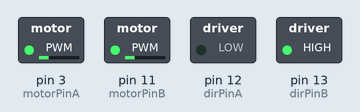
A sketch run on a simulated Arduino Uno, built with avr-gcc and run on an emulated ATmega328P. On the bench: switched loads named in the sketch (green lamp = pin HIGH).

Above: at 0.1 s.
Timing chart, 0 to 1.6 s (numbered marks = the images above):
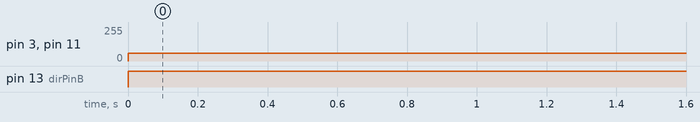

The sketch:

Direction_Pin_Fix-wheel_reversal.ino
```cpp
  const int motorSpeed = 60; //default speed for motors (in range 0-255) //A Speed of <= 50 did not generate enough power to allow consistent turning...60 works.
  const int motorPinA = 3, dirPinA = 12, dirPinB = 13, motorPinB = 11; //assigns motor control pins
  const int frontSensorPinTrigger = 5, frontSensorPinEcho = 4; //assigns front sensor control pins
  const int sideSensorPinTrigger = 7, sideSensorPinEcho = 6; //assigns side sensor control pins
  long rawDistanceFront, distanceFront, rawDistanceSide, distanceSide; //variables for sensor values

void setup() {
  Serial.begin(9600); //sets up serial port
  pinMode(motorPinA, OUTPUT); //sets up first motor
  pinMode(motorPinB, OUTPUT); //second motor
  pinMode(dirPinA, OUTPUT); //set both DirPins as OUTPUT
  pinMode(dirPinB, OUTPUT);
  pinMode(frontSensorPinTrigger, OUTPUT); //sets up front sensor
  pinMode(frontSensorPinEcho, INPUT); //front sensor feedback
  pinMode(sideSensorPinTrigger, OUTPUT); //sets up side sensor
  pinMode(sideSensorPinEcho, INPUT); //side sensor feedback
}

void loop() {
  digitalWrite(dirPinB, HIGH); //for some reason, it only works on HIGH
  analogWrite(motorPinA, motorSpeed); //DirPinB and both MotorPins set like this allows for both wheels to move with left wheel reversed. Change DirPin for reversal of right wheel movement.
  analogWrite(motorPinB, motorSpeed);
}
```

Measured:
- by itself, pin 3 (motorPinA), pin 11 (motorPinB): 0/255 → 60/255 at 0.00 s
- by itself, pin 13 (dirPinB): LOW → HIGH at 0.00 s
